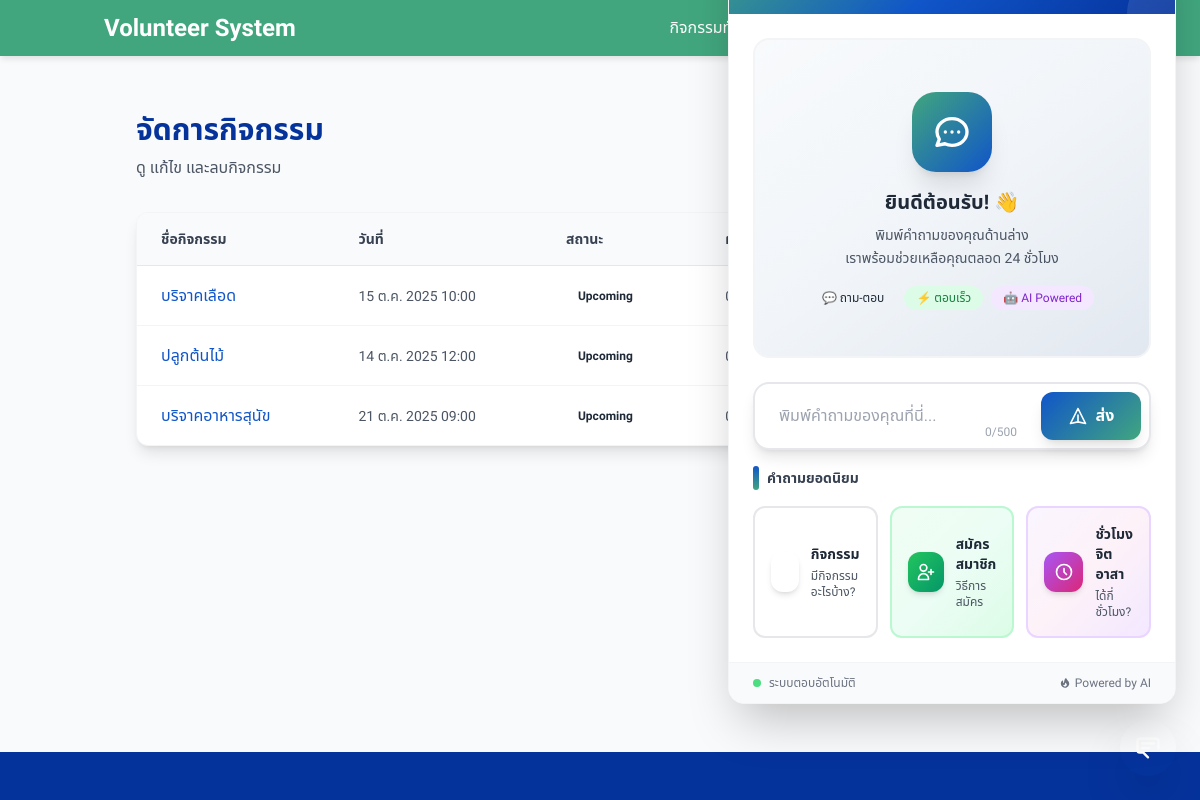
Before: /custom-admin/activities/ (signed in) with the older database file.
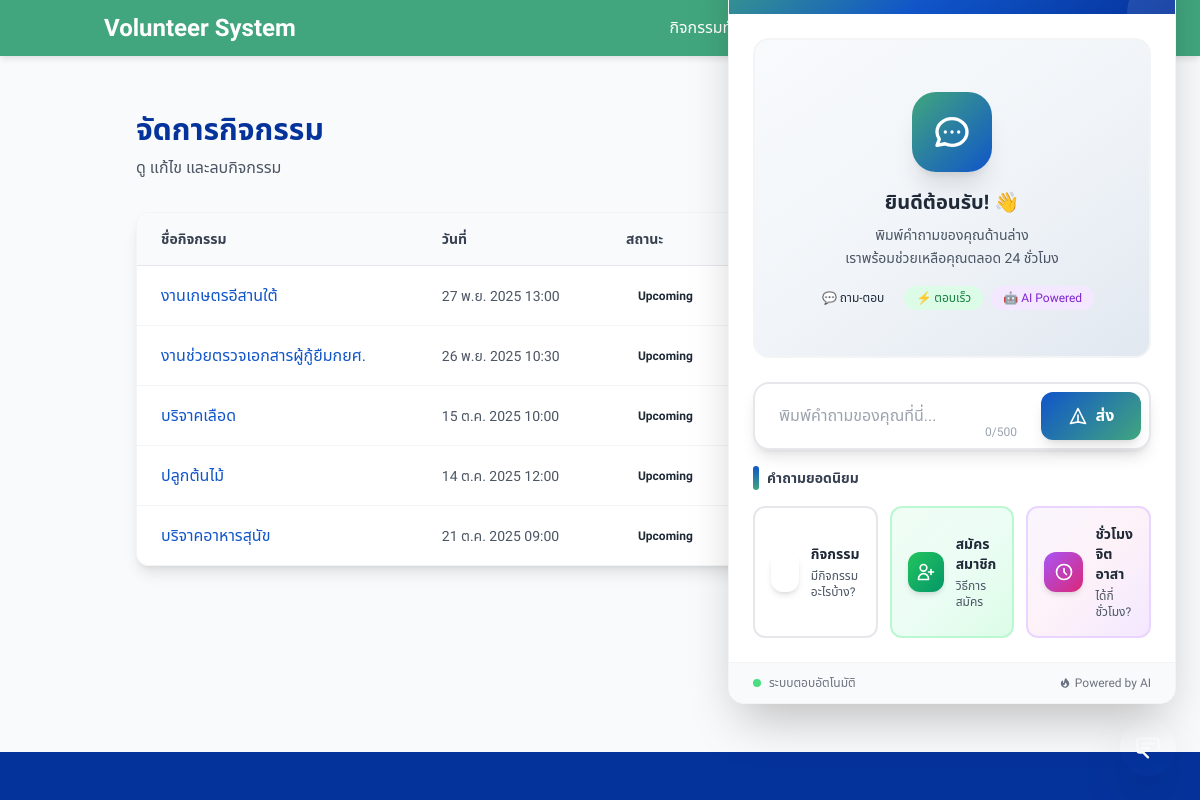
After: the same page with the newer database file.
### volunteer_app/models.py (models this page shows, shortened)
class Activity(models.Model):
    TYPE_CHOICES = [
        ("environment", "Environment"),
        ("community", "Community"),
        ("education", "Education"),
        ("health", "Health"),
        ("other", "Other"),
    ]
    STATUS_CHOICES = [
        ("upcoming", "Upcoming"),
        ("ongoing", "Ongoing"),
        ("completed", "Completed"),
        ("cancelled", "Cancelled"),
    ]
    title = models.CharField(max_length=200)
    description = models.TextField(blank=True)
    category = models.CharField(max_length=50, choices=TYPE_CHOICES, default="other")
    status = models.CharField(max_length=20, choices=STATUS_CHOICES, default="upcoming")
    datetime = models.DateTimeField()
    location = models.CharField(max_length=255)
    capacity = models.PositiveIntegerField(default=50)
    hours_reward = models.DecimalField(max_digits=4, decimal_places=1, default=1.0)
    image = models.ImageField(upload_to=activity_image_path, null=True, blank=True)
    created_by = models.ForeignKey(User, on_delete=models.SET_NULL, null=True, blank=True, related_name="created_activities")
    created_at = models.DateTimeField(auto_now_add=True)
    def spots_taken(self):
        return self.signups.filter(status__in=("confirmed", "attended")).count()

### volunteer_app/views.py (the view)
# urls.py: path("custom-admin/activities/", views.admin_manage_activities, name="admin_manage_activities"),
@login_required(login_url="/admin/login/")
@user_passes_test(is_admin, login_url="/admin/login/")
def admin_manage_activities(request):
    activities = Activity.objects.all().order_by("-created_at")
    return render(request, "admin_manage_activities.html", {"activities": activities})

### volunteer_app/context_processors.py (called while the page is built)
def unread_notifications(request):
    count = 0
    user = getattr(request, 'user', None)
    try:
        if user and user.is_authenticated:
            count = user.notifications.filter(is_read=False).count()
    except Exception:
        count = 0
    return {"unread_notifications_count": count}

### volunteer_app/views.py (called while the page is built)
def is_admin(user):
    if not user or not user.is_authenticated:
        return False
    if user.is_staff or user.is_superuser:
        return True
    try:
        return user.has_role("admin", "staff", "leader")
    except AttributeError:
        return False

### volunteer_app/templates/admin_manage_activities.html (shortened to what the changed rows need)
{% extends "base.html" %}
{% block content %}
<div class="min-h-full bg-gray-50 py-8 px-4 sm:px-6 lg:px-8">
  <div class="max-w-6xl mx-auto">
    <div class="flex flex-col sm:flex-row sm:items-center sm:justify-between gap-4 mb-8">
      <div>
        <h1 class="text-3xl font-bold text-[#05339C]">จัดการกิจกรรม</h1>
      </div>
    </div>
    <div class="bg-white rounded-xl shadow-lg border border-gray-100 overflow-hidden">
      {% if activities %}
        <div class="overflow-x-auto">
          <table class="w-full">
            <thead>
              <tr class="bg-gray-50 border-b border-gray-200">
                <th class="px-6 py-4 text-left text-sm font-semibold text-gray-700">ชื่อกิจกรรม</th>
                <th class="px-6 py-4 text-left text-sm font-semibold text-gray-700">วันที่</th>
                <th class="px-6 py-4 text-left text-sm font-semibold text-gray-700">สถานะ</th>
                <th class="px-6 py-4 text-left text-sm font-semibold text-gray-700">ผู้สมัคร</th>
                <th class="px-6 py-4 text-left text-sm font-semibold text-gray-700">ชั่วโมง</th>
                <th class="px-6 py-4 text-left text-sm font-semibold text-gray-700">การกระทำ</th>
              </tr>
            </thead>
            <tbody class="divide-y divide-gray-100">
              {% for activity in activities %}
                <tr class="hover:bg-gray-50 transition-colors duration-150">
                  <td class="px-6 py-4">
                    <a href="{% url 'volunteer_app:activity_detail' activity.pk %}" class="text-[#1055C9] hover:underline font-medium">
                      {{ activity.title }}
                    </a>
                  </td>
                  <td class="px-6 py-4 text-sm text-gray-600">
                    {{ activity.datetime|date:"d M Y H:i" }}
                  </td>
                  <td class="px-6 py-4">
                    <span class="inline-flex px-3 py-1 rounded-full text-xs font-semibold
                      {% if activity.status == 'upcoming' %}
                        bg-blue-100 text-blue-800
                      {% elif activity.status == 'ongoing' %}
                        bg-green-100 text-green-800
                      {% elif activity.status == 'completed' %}
                        bg-gray-100 text-gray-800
                      {% else %}
                        bg-red-100 text-red-800
                      {% endif %}
                    ">
                      {{ activity.get_status_display }}
                    </span>
                  </td>
                  <td class="px-6 py-4 text-sm text-gray-600">
                  </td>
                  <td class="px-6 py-4 text-sm text-gray-600">
                  </td>
                  <td class="px-6 py-4">
                    <div class="flex gap-2">
                      <a
                        href="{% url 'volunteer_app:admin_edit_activity' activity.pk %}"
                        class="text-[#1055C9] hover:text-[#0844a1] font-medium text-sm"
                        title="แก้ไข"
                      >
                      </a>
                      <form
                        method="post"
                        action="{% url 'volunteer_app:admin_delete_activity' activity.pk %}"
                        style="display: inline;"
                        onsubmit="return confirm('คุณแน่ใจหรือว่าต้องการลบกิจกรรมนี้?');"
                      >
                        <button
                          type="submit"
                          class="text-red-600 hover:text-red-800 font-medium text-sm"
                          title="ลบ"
                        >
                        </button>
                      </form>
                    </div>
                  </td>
                </tr>
              {% endfor %}
            </tbody>
          </table>
        </div>
      {% endif %}
    </div>
  </div>
</div>
{% endblock %}

Changed rows visible on the page:
added Activity: title "งานเกษตรอีสานใต้", datetime "27 พ.ย. 2025 13:00", status "Upcoming"
added Activity: title "งานช่วยตรวจเอกสารผู้กู้ยืมกยศ.", datetime "26 พ.ย. 2025 10:30", status "Upcoming"
